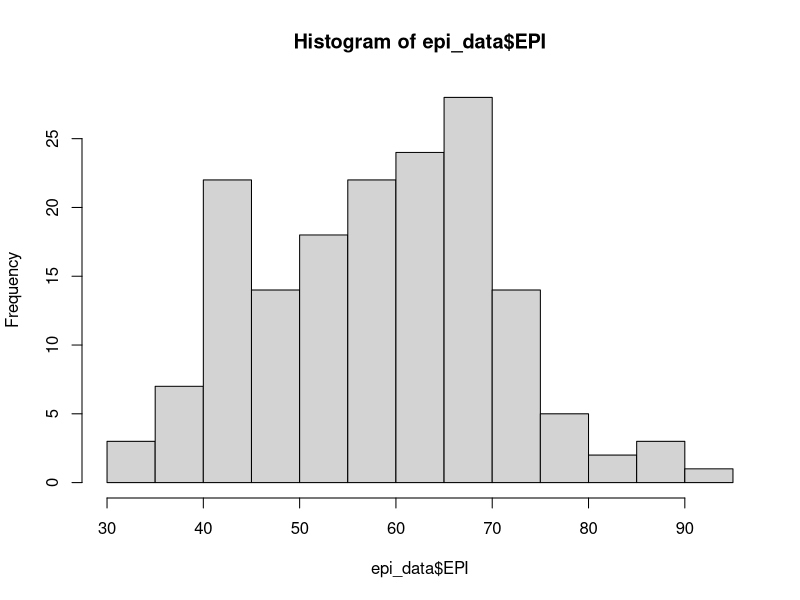
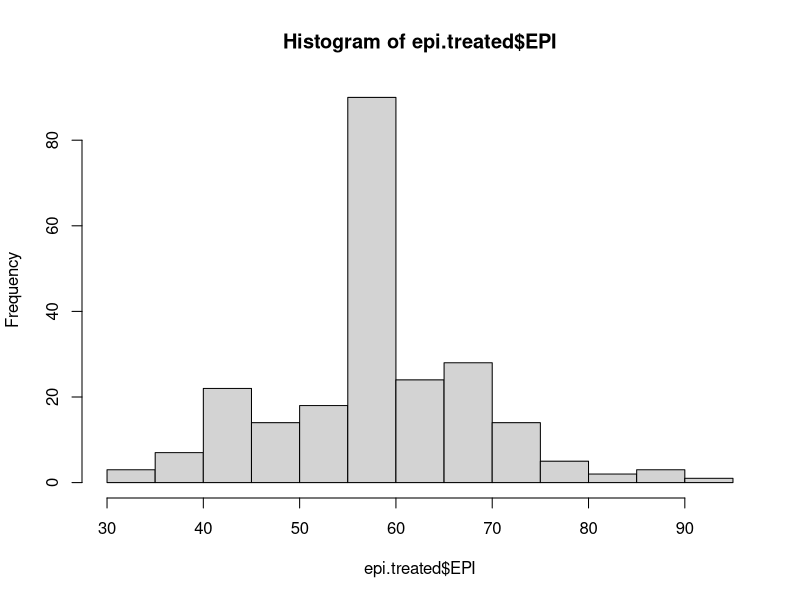
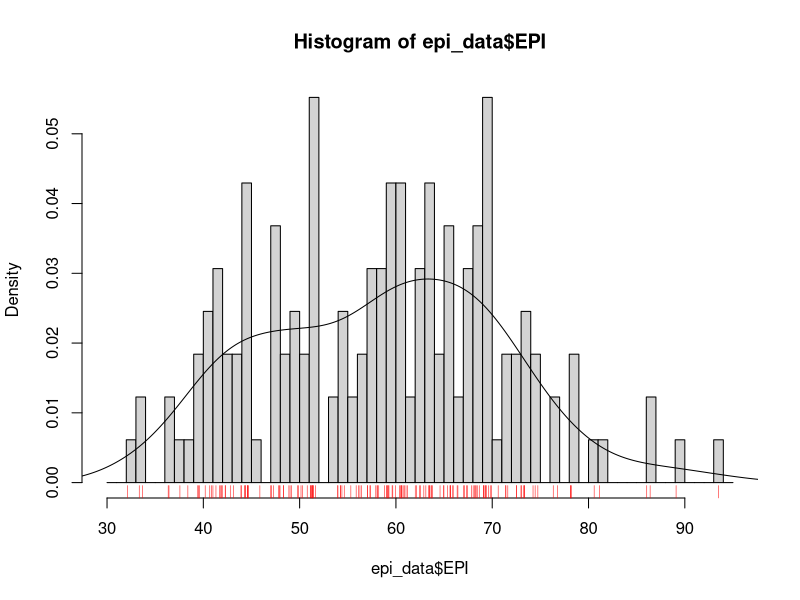
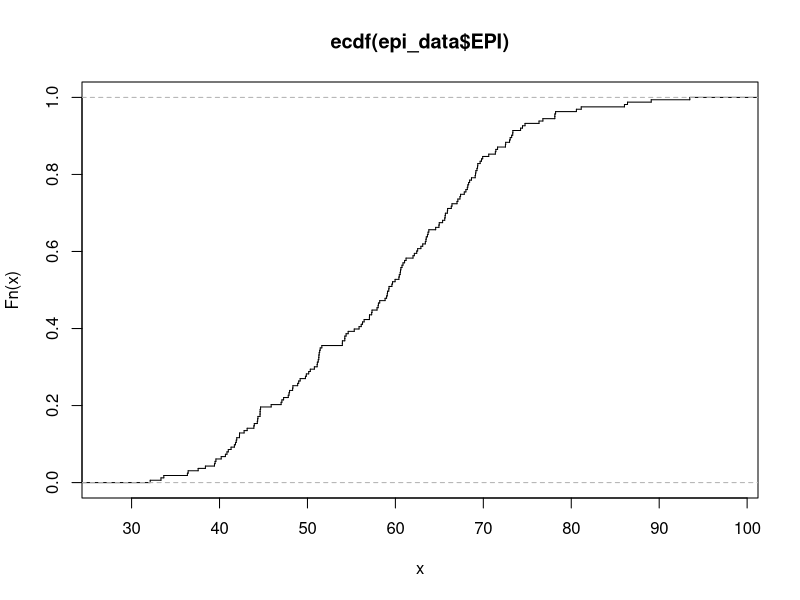
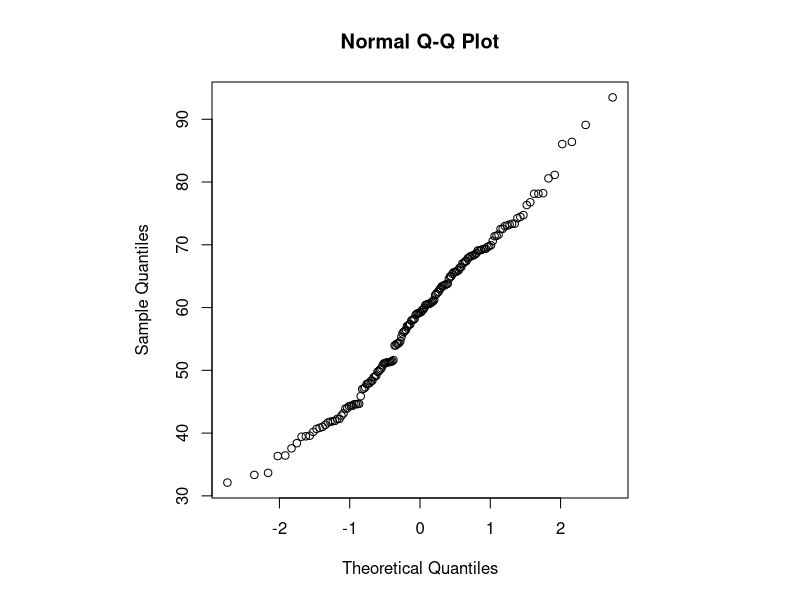
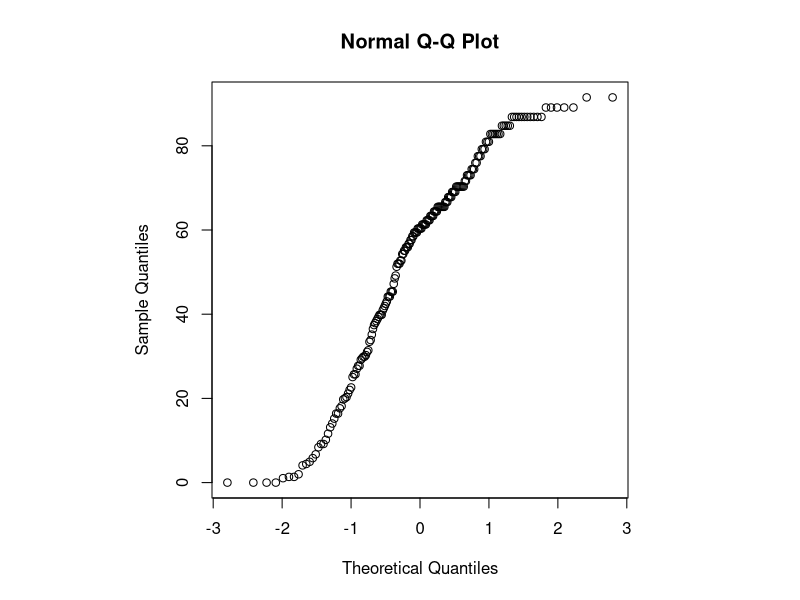
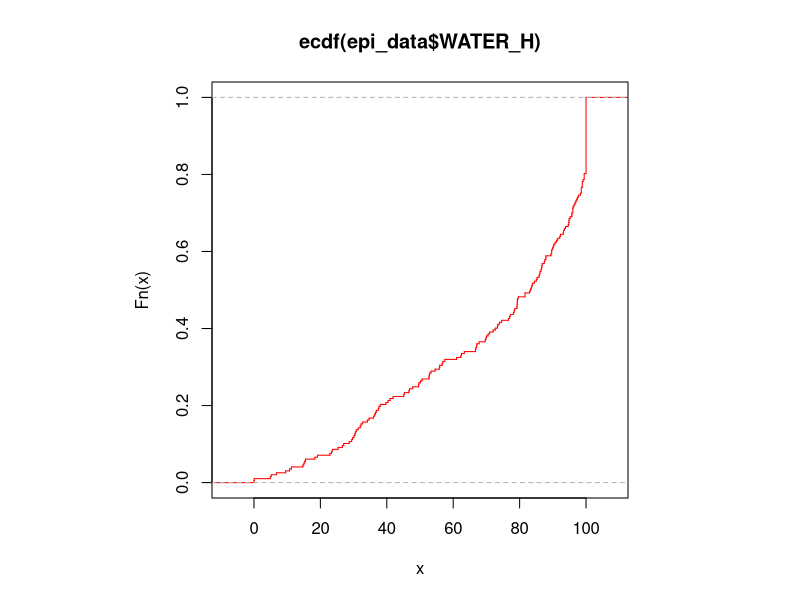
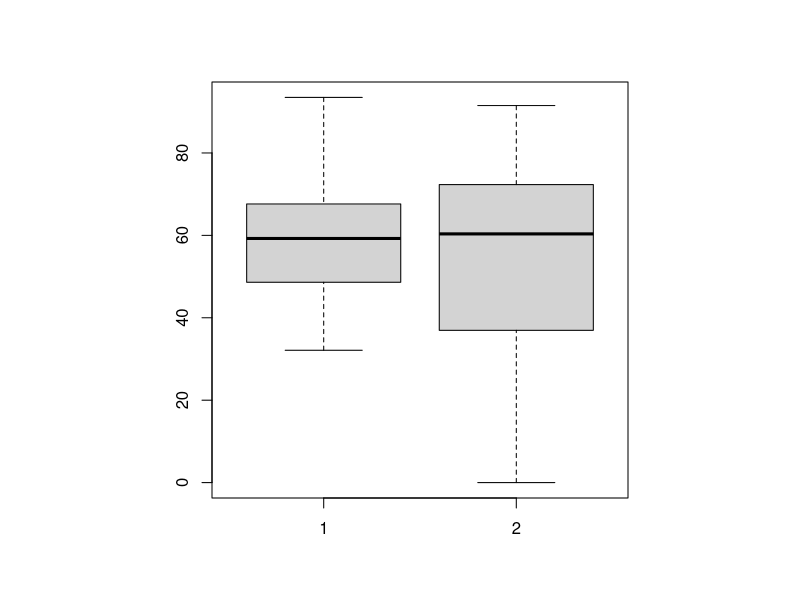

The R source for these figures, in order:
install.packages("dplyr")
install.packages("purr")

library(dplyr)
library(purrr)

epi_data <- read.csv("EPI2010_data.csv")

epi.treated <- epi_data

# calculate means for each numeric columns
epi.means<-1:ncol(epi.treated) |> map(function(col_idx){
  if(is.numeric(epi.treated[1,col_idx])){
    mean(epi.treated[,col_idx], na.rm=TRUE)
  }
})

geo.subregions<-as.vector(unique(epi.treated$GEO_subregion))
gdp_means_by_subregions<-geo.subregions |>
  map(function(subregion) mean(epi.treated$GDPCAP07[epi.treated$GEO_subregion==subregion], na.rm = TRUE))

mean_gdp_by_subregion<-NULL
for(i in 1:length(geo.subregions)){
  mean_gdp_by_subregion[geo.subregions[i]]<-gdp_means_by_subregions[i]
}

# population density = Population/Landarea
# GDPCAP = mean of GDPCAP by sub-region for missing value
for(i in 1:nrow(epi.treated)){
  for(j in 1:ncol(epi.treated)){
    if(is.na(epi.treated[i,j]) && is.numeric(epi.treated[i,j])){
      if(colnames(epi.treated[j])=="PopulationDensity"){
        epi.treated$PopulationDensity[i]<-epi.treated$Population07[i]/epi.treated$Landarea[i]
      }else if(colnames(epi.treated[j])=="GDPCAP07"){
        epi.treated$GDPCAP07[i]<-mean_gdp_by_subregion[[epi.treated$GEO_subregion[i]]]
      }
      else{
        
        # This is not a good approximation for several features like EPI, Population, etc., need to figure out a better way to do replace NA.
        epi.treated[i,j]<-epi.means[j] 
      }
    }
  }
}

# EPI stats before treatment
summary(epi_data$EPI)
# EPI stats after treatment
summary(epi.treated$EPI)

# Equivalent to EPI stats above but without the NAs.
fivenum(epi_data$EPI, na.rm = TRUE)

stem(epi_data$EPI)
stem(epi_data$EPI, scale = 2.5)

sort(unique(epi_data$EPI, na.rm=TRUE))

hist(epi_data$EPI)
hist(epi.treated$EPI)

# Histogram for values in range [30, 95] with probability densities.
hist(epi_data$EPI, seq(30., 95., 1.0), prob=TRUE)

lines(density(epi_data$EPI, na.rm = TRUE, bw = "SJ"))

rug(epi_data$EPI, col = "RED")

plot(ecdf(epi_data$EPI), do.points=FALSE, verticals = T)

par(pty="s")

qqnorm(epi_data$EPI)

qqnorm(epi_data$DALY)

plot(ecdf(epi_data$WATER_H), do.points=FALSE, verticals = T, col="RED")

# Comparing distributions using Box Plot:
boxplot(epi_data$EPI, epi_data$DALY)

qqplot(x=epi_data$EPI, y=epi_data$DALY)